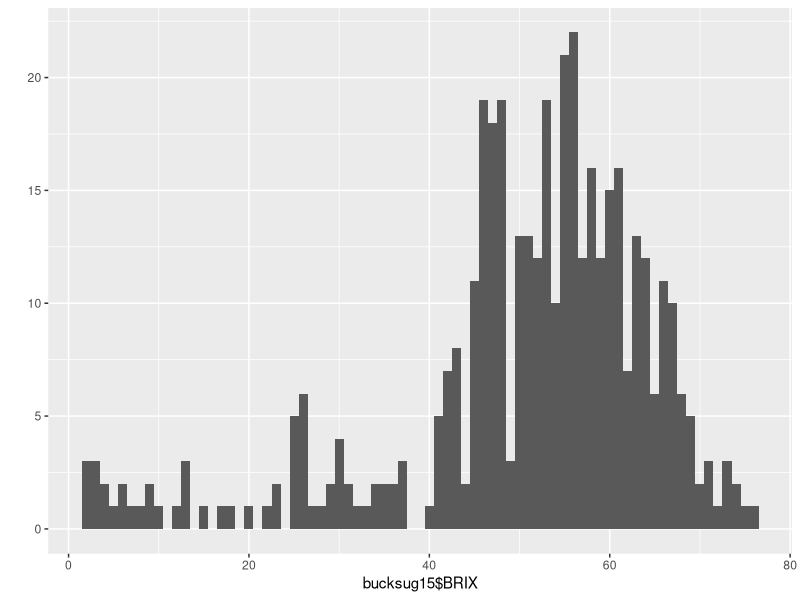
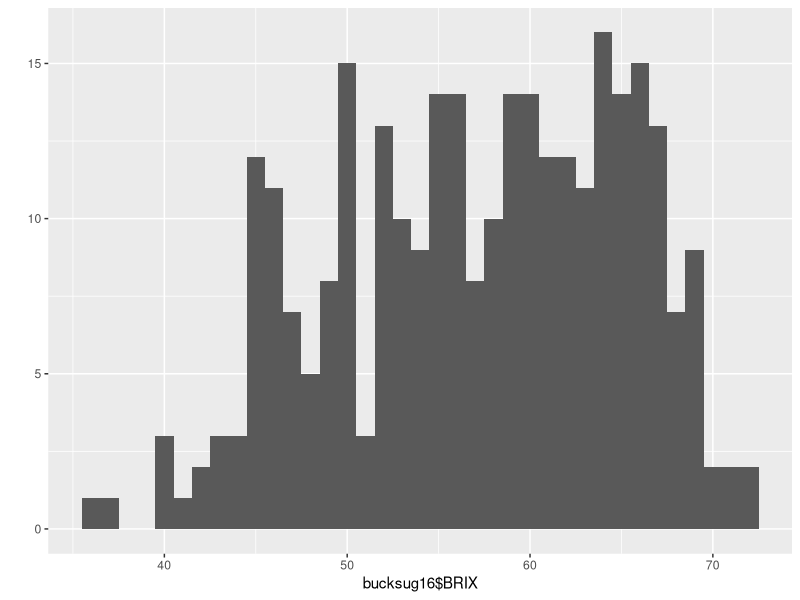
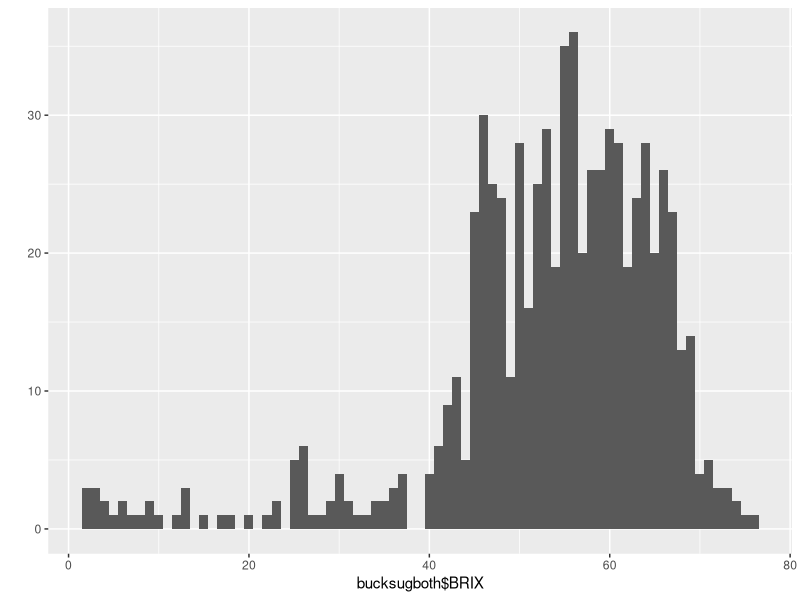
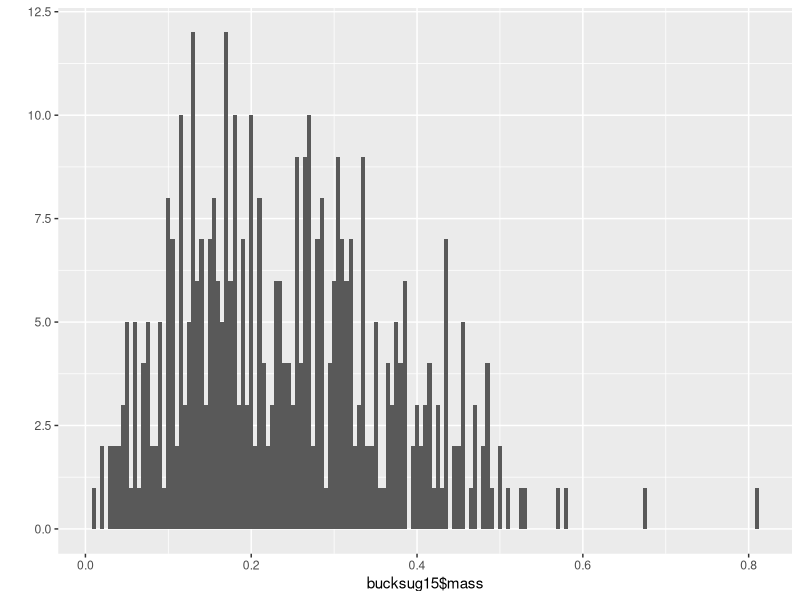
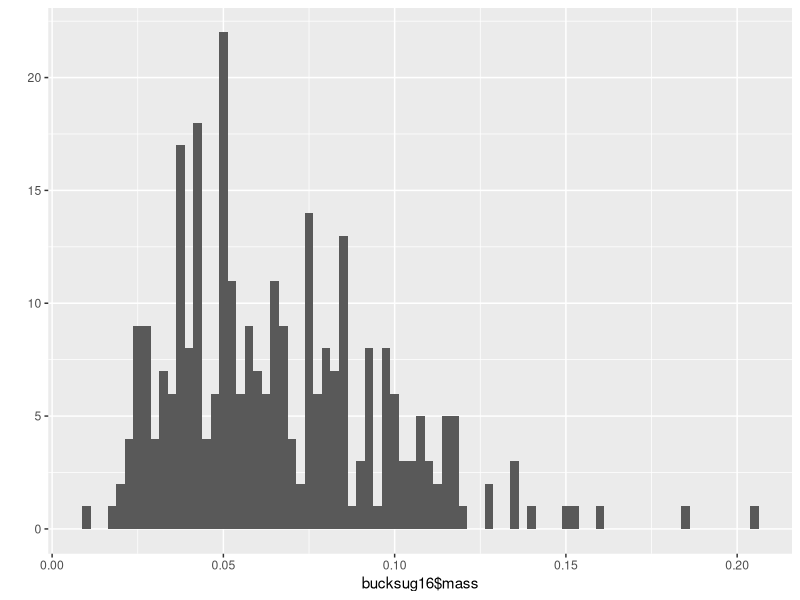
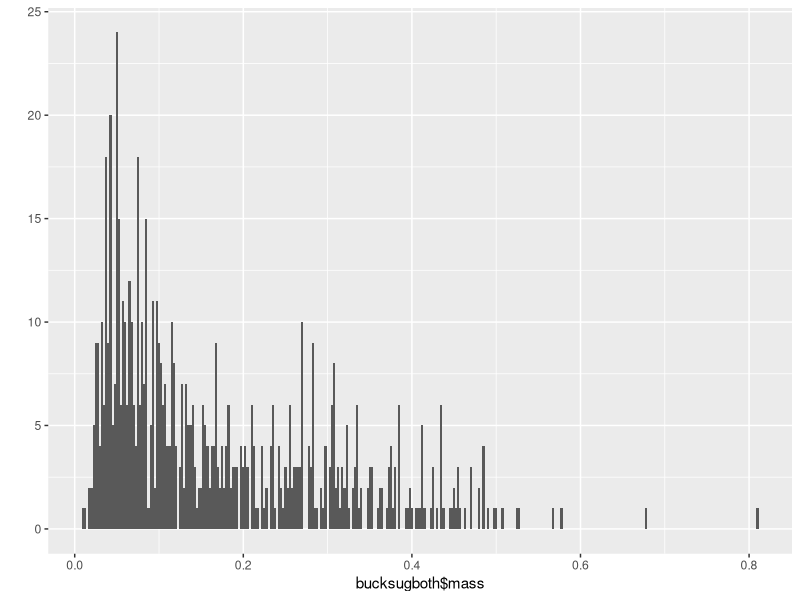
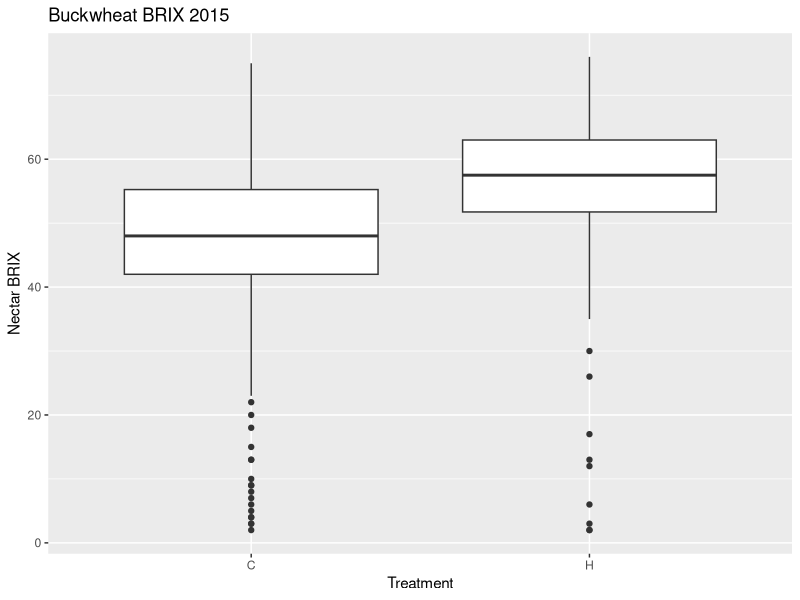
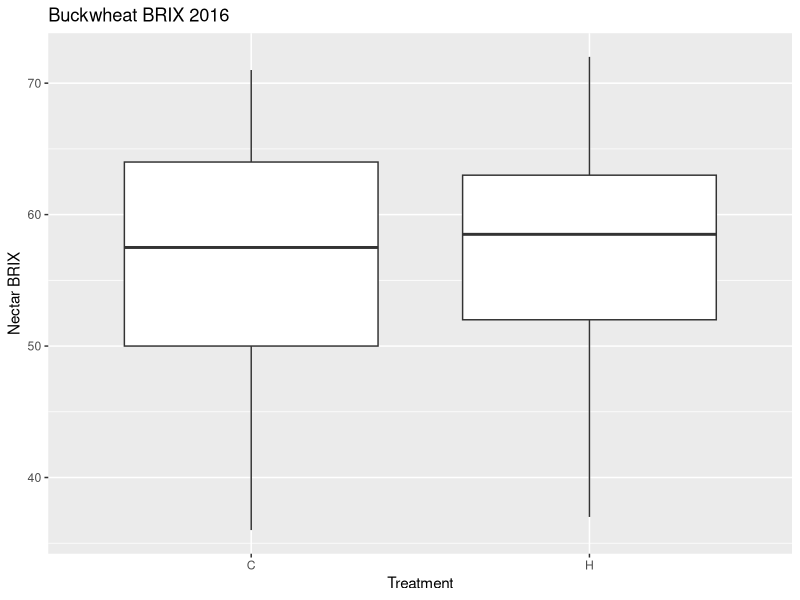

Here is the R script that generated these plots, in order:
library(ggplot2)
library(dplyr)

setwd("D:/Iowa State University/Debinski Lab/Nectar data/MAL")

bucksug15 <- read.csv("nectar analysis/data files/bucksugar15.csv", header = T)
bucksug16 <- read.csv("nectar analysis/data files/bucksugar16.csv", header = T)
bucksugboth <- rbind(bucksug15,bucksug16)

#Data summaries

summary(bucksug15)
summary(bucksug16)
summary(bucksugboth)

summarize(group_by(bucksug15, treatment), meanBRIX = mean(BRIX), sdBRIX = sd(BRIX))
summarize(group_by(bucksug16, treatment), meanBRIX = mean(BRIX), sdBRIX = sd(BRIX))
summarize(group_by(bucksugboth, treatment), meanBRIX = mean(BRIX), sdBRIX = sd(BRIX))

summarize(group_by(bucksug15, treatment), meanmass = mean(mass), sdmass = sd(mass))
summarize(group_by(bucksug16, treatment), meanmass = mean(mass), sdmass = sd(mass))
summarize(group_by(bucksugboth, treatment), meanmass = mean(mass), sdmass = sd(mass))

qplot(bucksug15$BRIX, binwidth = 1)
qplot(bucksug16$BRIX, binwidth = 1)
qplot(bucksugboth$BRIX, binwidth = 1)

qplot(bucksug15$mass, binwidth = 0.005)
qplot(bucksug16$mass, binwidth = .0025)
qplot(bucksugboth$mass, binwidth = .0025)


ggplot(bucksug15, aes(x=treatment, y=BRIX)) + geom_boxplot() +
  xlab("Treatment") +
  ylab("Nectar BRIX") + ggtitle("Buckwheat BRIX 2015")

ggplot(bucksug16, aes(x=treatment, y=BRIX)) + geom_boxplot() +
  xlab("Treatment") +
  ylab("Nectar BRIX") + ggtitle("Buckwheat BRIX 2016")

ggplot(bucksugboth, aes(x=treatment, y=BRIX)) + geom_boxplot() +
  xlab("Treatment") +
  ylab("Nectar BRIX") + ggtitle("Buckwheat BRIX 2015 & 2016")

ggplot(bucksug15, aes(x=treatment, y=mass)) + geom_boxplot() +
  xlab("Treatment") +
  ylab("Nectar sugar mass") + ggtitle("Buckwheat sugar mass 2015")

ggplot(bucksug16, aes(x=treatment, y=mass)) + geom_boxplot() +
  xlab("Treatment") +
  ylab("Nectar sugar mass") + ggtitle("Buckwheat sugar mass 2016")

ggplot(bucksugboth, aes(x=treatment, y=mass)) + geom_boxplot() +
  xlab("Treatment") +
  ylab("Nectar sugar mass") + ggtitle("Buckwheat sugar mass 2015 & 2016")

# Homoscedastic?

var15C <- sd(bucksug15$BRIX[bucksug15$treatment=="C"])^2
var15H <- sd(bucksug15$BRIX[bucksug15$treatment=="H"])^2
ratio15 <- var15C/var15H
ratio15

var16C <- sd(bucksug16$BRIX[bucksug16$treatment=="C"])^2
var16H <- sd(bucksug16$BRIX[bucksug16$treatment=="H"])^2
ratio16 <- var16C/var16H
ratio16

varbothC <- sd(bucksugboth$BRIX[bucksugboth$treatment=="C"])^2
varbothH <- sd(bucksugboth$BRIX[bucksugboth$treatment=="H"])^2
ratioboth <- varbothC/varbothH
ratioboth

var15C <- sd(bucksug15$mass[bucksug15$treatment=="C"])^2
var15H <- sd(bucksug15$mass[bucksug15$treatment=="H"])^2
ratio15 <- var15C/var15H
ratio15

var16C <- sd(bucksug16$mass[bucksug16$treatment=="C"])^2
var16H <- sd(bucksug16$mass[bucksug16$treatment=="H"])^2
ratio16 <- var16C/var16H
ratio16

varbothC <- sd(bucksugboth$mass[bucksugboth$treatment=="C"])^2
varbothH <- sd(bucksugboth$mass[bucksugboth$treatment=="H"])^2
ratioboth <- varbothC/varbothH
ratioboth


# Q-Q plots
qqnorm(bucksug15$BRIX)
qqnorm(bucksug16$BRIX)
qqnorm(bucksugboth$BRIX)

qqnorm(bucksug15$mass)
qqnorm(bucksug16$mass)
qqnorm(bucksugboth$mass)

